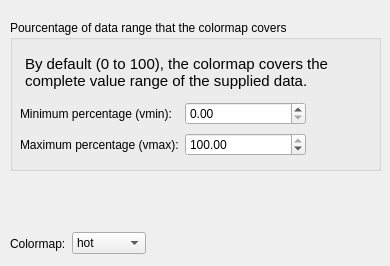
      <widget class="QWidget" name="tab_9">
       <attribute name="title">
        <string>Colormap lines</string>
       </attribute>
       <widget class="QGroupBox" name="groupBox_7">
        <property name="geometry">
         <rect>
          <x>10</x>
          <y>20</y>
          <width>371</width>
          <height>151</height>
         </rect>
        </property>
        <property name="title">
         <string>Pourcentage of data range that the colormap covers</string>
        </property>
        <widget class="QTextEdit" name="row_region_textEdit_3">
         <property name="geometry">
          <rect>
           <x>10</x>
           <y>30</y>
           <width>349</width>
           <height>51</height>
          </rect>
         </property>
         <property name="styleSheet">
          <string notr="true">QTextEdit {
	background-color : transparent
}</string>
         </property>
         <property name="readOnly">
          <bool>true</bool>
         </property>
         <property name="html">
          <string>&lt;!DOCTYPE HTML PUBLIC &quot;-//W3C//DTD HTML 4.0//EN&quot; &quot;http://www.w3.org/TR/REC-html40/strict.dtd&quot;&gt;
&lt;html&gt;&lt;head&gt;&lt;meta name=&quot;qrichtext&quot; content=&quot;1&quot; /&gt;&lt;style type=&quot;text/css&quot;&gt;
p, li { white-space: pre-wrap; }
&lt;/style&gt;&lt;/head&gt;&lt;body style=&quot; font-family:'Ubuntu'; font-size:11pt; font-weight:400; font-style:normal;&quot;&gt;
&lt;p style=&quot; margin-top:0px; margin-bottom:0px; margin-left:0px; margin-right:0px; -qt-block-indent:0; text-indent:0px;&quot;&gt;By default (0 to 100), the colormap covers the complete value range of the supplied data.&lt;/p&gt;&lt;/body&gt;&lt;/html&gt;</string>
         </property>
        </widget>
        <widget class="QWidget" name="layoutWidget">
         <property name="geometry">
          <rect>
           <x>10</x>
           <y>80</y>
           <width>286</width>
           <height>60</height>
          </rect>
         </property>
         <layout class="QGridLayout" name="gridLayout_3">
          <item row="0" column="0">
           <widget class="QLabel" name="label_20">
            <property name="text">
             <string>Minimum percentage (vmin):</string>
            </property>
           </widget>
          </item>
          <item row="1" column="0">
           <widget class="QLabel" name="label_21">
            <property name="text">
             <string>Maximum percentage (vmax):</string>
            </property>
           </widget>
          </item>
          <item row="0" column="1">
           <widget class="QDoubleSpinBox" name="vmin_connectome_spinBox">
            <property name="maximum">
             <double>100.000000000000000</double>
            </property>
           </widget>
          </item>
          <item row="1" column="1">
           <widget class="QDoubleSpinBox" name="vmax_connectome_spinBox">
            <property name="maximum">
             <double>100.000000000000000</double>
            </property>
            <property name="value">
             <double>100.000000000000000</double>
            </property>
           </widget>
          </item>
         </layout>
        </widget>
       </widget>
       <widget class="QWidget" name="layoutWidget_8">
        <property name="geometry">
         <rect>
          <x>10</x>
          <y>230</y>
          <width>371</width>
          <height>27</height>
         </rect>
        </property>
        <layout class="QHBoxLayout" name="horizontalLayout_8">
         <item>
          <widget class="QLabel" name="label_10">
           <property name="text">
            <string>Colormap:</string>
           </property>
          </widget>
         </item>
         <item>
          <widget class="QComboBox" name="colormap_connectome_comboBox">
           <item>
            <property name="text">
             <string>hot</string>
            </property>
           </item>
           <item>
            <property name="text">
             <string>spring</string>
            </property>
           </item>
           <item>
            <property name="text">
             <string>summer</string>
            </property>
           </item>
           <item>
            <property name="text">
             <string>autumn</string>
            </property>
           </item>
           <item>
            <property name="text">
             <string>winter</string>
            </property>
           </item>
           <item>
            <property name="text">
             <string>pink</string>
            </property>
           </item>
          </widget>
         </item>
         <item>
          <spacer name="horizontalSpacer_8">
           <property name="orientation">
            <enum>Qt::Horizontal</enum>
           </property>
           <property name="sizeHint" stdset="0">
            <size>
             <width>40</width>
             <height>20</height>
            </size>
           </property>
          </spacer>
         </item>
        </layout>
       </widget>
      </widget>
